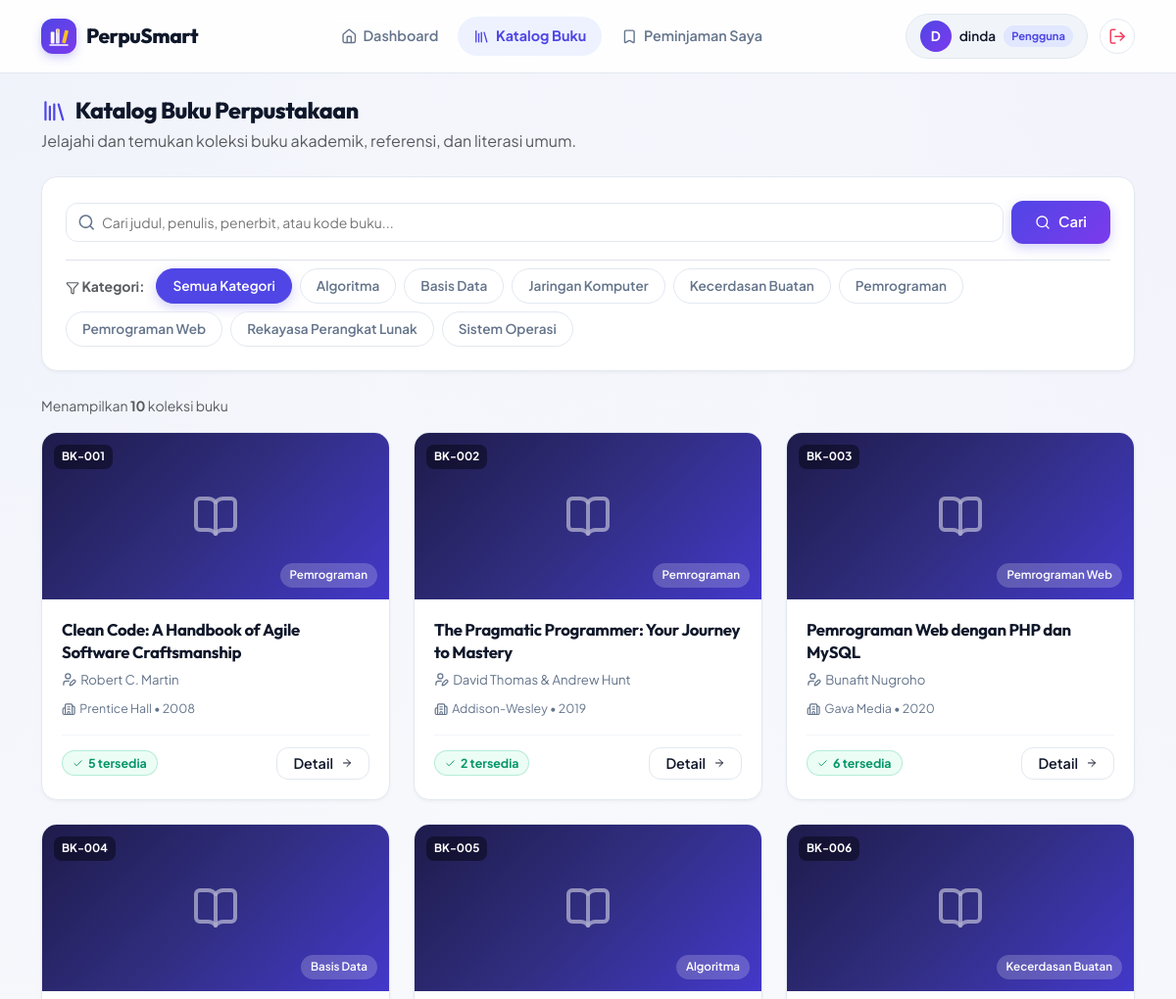
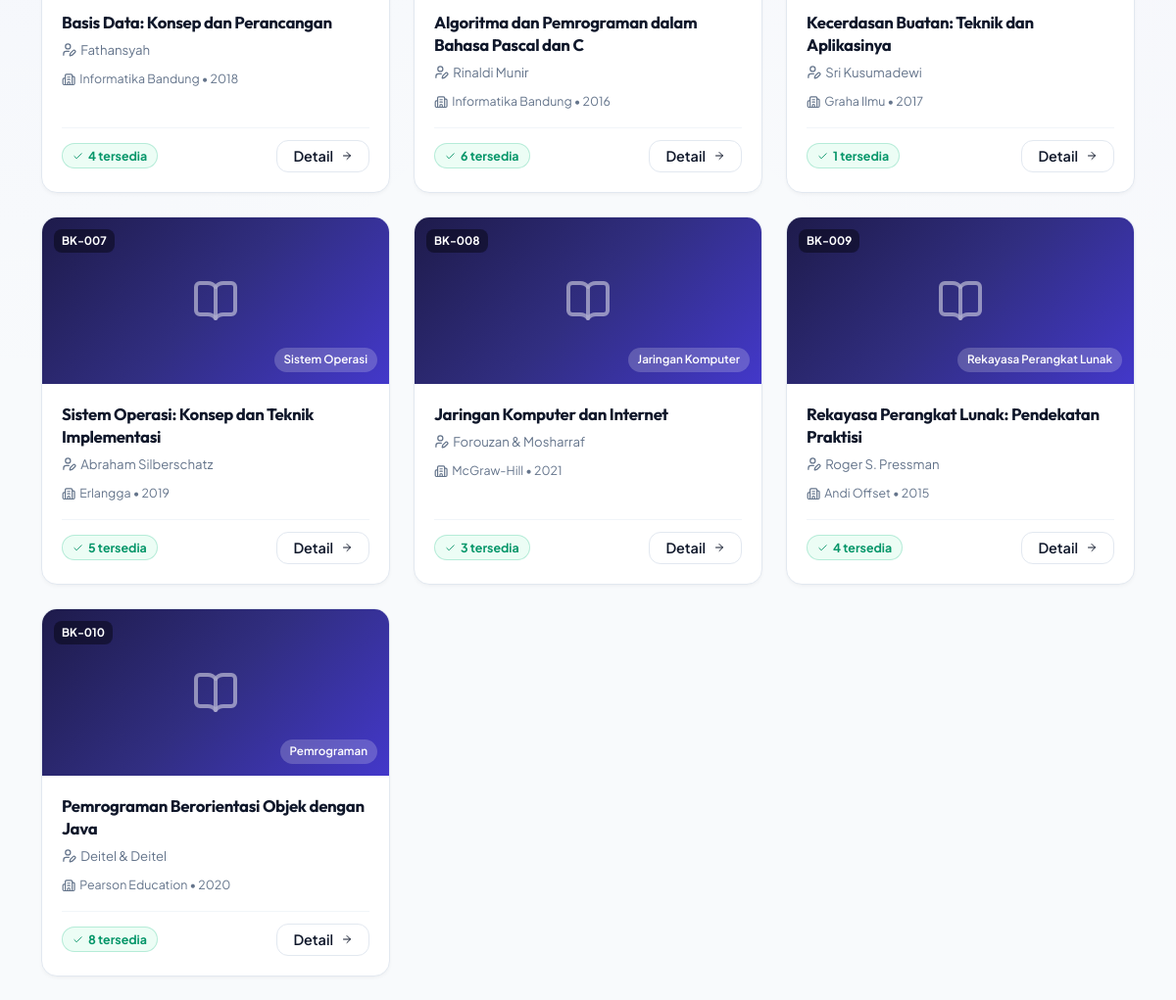
/index.php?page=user/buku (signed in), run on the app's committed database (2 pictures, top to bottom).
### tables this page shows
CREATE TABLE `buku` (
  `id` int(10) UNSIGNED NOT NULL,
  `kode_buku` varchar(20) NOT NULL,
  `judul` varchar(255) NOT NULL,
  `penulis` varchar(150) NOT NULL,
  `penerbit` varchar(150) NOT NULL,
  `tahun_terbit` year(4) NOT NULL,
  `kategori` varchar(100) NOT NULL,
  `stok` int(10) UNSIGNED NOT NULL DEFAULT 0,
  `deskripsi` text DEFAULT NULL,
  `cover_url` varchar(500) DEFAULT NULL,
  `created_at` timestamp NOT NULL DEFAULT current_timestamp(),
  `updated_at` timestamp NOT NULL DEFAULT current_timestamp() ON UPDATE current_timestamp()
);

### controllers/UserController.php (called while the page is built, shortened)
<?php
class UserController {
    private Buku $bukuModel;
    public function __construct() {
        $this->bukuModel = new Buku();
    }
    public function buku(): void {
        $search   = trim($_GET['search']   ?? '');
        $kategori = trim($_GET['kategori'] ?? '');
        if (!empty($search)) {
            $buku   = $this->bukuModel->search($search);
        } elseif (!empty($kategori)) {
            $buku   = $this->bukuModel->searchByKategori($kategori);
        } else {
            $buku   = $this->bukuModel->getAll();
        }
        $kategoris  = $this->bukuModel->getKategori();
        require_once BASE_PATH . '/views/user/buku/index.php';
    }
}

### config/config.php (called while the page is built, shortened)
<?php
function e(string $str): string {
    return htmlspecialchars($str, ENT_QUOTES | ENT_SUBSTITUTE, 'UTF-8');
}

### config/database.php (called while the page is built, shortened)
<?php
class Database {
    private static ?PDO $instance = null;
    public static function getInstance(): PDO {
        if (self::$instance === null) {
            $dsn = sprintf(
                'mysql:host=%s;port=%s;dbname=%s;charset=utf8mb4',
                DB_HOST, DB_PORT, DB_NAME
            );
            $options = [
                PDO::ATTR_ERRMODE            => PDO::ERRMODE_EXCEPTION,
                PDO::ATTR_DEFAULT_FETCH_MODE => PDO::FETCH_ASSOC,
                PDO::ATTR_EMULATE_PREPARES   => false,
                PDO::MYSQL_ATTR_INIT_COMMAND => "SET NAMES utf8mb4 COLLATE utf8mb4_unicode_ci",
            ];
            try {
                self::$instance = new PDO($dsn, DB_USER, DB_PASS, $options);
            } catch (PDOException $e) {
                http_response_code(500);
                die('<div style="font-family:sans-serif;padding:2rem;color:#c0392b;">
                    <h2>⚠ Koneksi Database Gagal</h2>
                    <p>' . htmlspecialchars($e->getMessage()) . '</p>
                    <p>Pastikan MySQL sudah berjalan dan konfigurasi di <code>config/config.php</code> sudah benar.</p>
                </div>');
            }
        }
        return self::$instance;
    }
}

### models/Buku.php (called while the page is built, shortened)
<?php
class Buku {
    private PDO $db;
    public function __construct() {
        $this->db = Database::getInstance();
    }
    public function getAll(int $limit = 0, int $offset = 0): array {
        $sql = "SELECT b.*,
                       (SELECT COUNT(*) FROM peminjaman p WHERE p.buku_id = b.id AND p.status IN ('dipinjam', 'terlambat')) AS total_dipinjam
                FROM buku b
                ORDER BY b.created_at DESC";
        return $this->db->query($sql)->fetchAll();
    }
    public function getKategori(): array {
        $stmt = $this->db->query('SELECT DISTINCT kategori FROM buku ORDER BY kategori ASC');
        return $stmt->fetchAll(PDO::FETCH_COLUMN);
    }
}

### views/user/buku/index.php (the view, shortened to what this page needs)
<?php require_once BASE_PATH . '/views/layouts/header.php'; ?>
<?php require_once BASE_PATH . '/views/layouts/navbar_user.php'; ?>
<div class="ps-user-layout">
    <div class="container-xl py-4">
        <div class="d-flex flex-column flex-md-row justify-content-between align-items-md-center gap-3 mb-4">
            <div>
                <h1 class="ps-page-title d-flex align-items-center gap-2 mb-1">
                    <i data-lucide="library" style="color:var(--ps-primary)"></i> Katalog Buku Perpustakaan
                </h1>
                <p class="text-muted mb-0">Jelajahi dan temukan koleksi buku akademik, referensi, dan literasi umum.</p>
            </div>
        </div>
        <div class="ps-card p-4 mb-4">
            <form action="" method="GET" class="mb-3">
                <div class="d-flex gap-2">
                    <div class="ps-search-wrap flex-grow-1">
                        <input type="text" name="search" id="searchInput" class="ps-search-input w-100 py-2"
                               placeholder="Cari judul, penulis, penerbit, atau kode buku..."
                               value="<?= e($_GET['search'] ?? '') ?>" autocomplete="off">
                    </div>
                    <button type="submit" class="ps-btn-primary px-4">
                        <i data-lucide="search"></i>
                        <span>Cari</span>
                    </button>
                </div>
            </form>
            <div class="d-flex align-items-center gap-2 flex-wrap pt-2 border-top">
                <span class="small fw-bold text-muted me-1"><i data-lucide="filter" style="width:14px;height:14px"></i> Kategori:</span>
                <a href="<?= BASE_URL ?>/index.php?page=user/buku<?= !empty($_GET['search']) ? '&search=' . urlencode($_GET['search']) : '' ?>"
                   class="ps-chip <?= empty($_GET['kategori']) ? 'active' : '' ?>">
                    Semua Kategori
                </a>
                <?php foreach ($kategoris as $kat): ?>
                    <a href="<?= BASE_URL ?>/index.php?page=user/buku&kategori=<?= urlencode($kat) ?><?= !empty($_GET['search']) ? '&search=' . urlencode($_GET['search']) : '' ?>"
                       class="ps-chip <?= ($_GET['kategori'] ?? '') === $kat ? 'active' : '' ?>">
                        <?= e($kat) ?>
                    </a>
                <?php endforeach; ?>
            </div>
        </div>
        <div class="d-flex justify-content-between align-items-center mb-3">
            <div class="small text-muted">
                <?php if (!empty($_GET['search'])): ?>
                    Hasil pencarian untuk <strong>"<?= e($_GET['search']) ?>"</strong>: <strong><?= count($buku) ?></strong> buku ditemukan
                <?php elseif (!empty($_GET['kategori'])): ?>
                    Kategori <strong>"<?= e($_GET['kategori']) ?>"</strong>: <strong><?= count($buku) ?></strong> buku
                <?php else: ?>
                    Menampilkan <strong><?= count($buku) ?></strong> koleksi buku
                <?php endif; ?>
            </div>
        </div>
        <?php if (empty($buku)): ?>
            <div class="ps-card text-center py-5">
                <div class="mb-3" style="color: var(--ps-text-sub);">
                    <i data-lucide="search-x" style="width: 54px; height: 54px;"></i>
                </div>
                <h4 class="fw-bold mb-2">Tidak Ada Buku Ditemukan</h4>
                <p class="text-muted mb-4">Coba gunakan kata kunci pencarian yang berbeda atau reset filter kategori.</p>
                <a href="<?= BASE_URL ?>/index.php?page=user/buku" class="ps-btn-primary d-inline-flex align-items-center gap-2">
                    <i data-lucide="rotate-ccw"></i> Tampilkan Semua Buku
                </a>
            </div>
        <?php else: ?>
            <div class="row g-4">
                <?php foreach ($buku as $b): ?>
                    <div class="col-12 col-md-6 col-lg-4">
                        <div class="ps-book-card h-100">
                            <div class="ps-book-card-cover">
                                <div class="ps-book-card-icon">
                                    <i data-lucide="book-open"></i>
                                </div>
                                <div class="ps-book-card-code"><?= e($b['kode_buku']) ?></div>
                                <div class="ps-book-card-category"><?= e($b['kategori']) ?></div>
                            </div>
                            <div class="ps-book-card-body">
                                <h4 class="ps-book-card-title"><?= e($b['judul']) ?></h4>
                                <p class="ps-book-card-author">
                                    <i data-lucide="user-pen"></i>
                                    <span><?= e($b['penulis']) ?></span>
                                </p>
                                <p class="ps-book-card-author" style="font-size:0.775rem; margin-top:-6px;">
                                    <i data-lucide="building-2"></i>
                                    <span><?= e($b['penerbit']) ?> &bull; <?= e($b['tahun_terbit']) ?></span>
                                </p>
                                <div class="ps-book-card-footer mt-auto">
                                    <?php if ($b['stok'] > 0): ?>
                                        <span class="ps-badge ps-badge-success">
                                            <i data-lucide="check" style="width:11px;height:11px"></i>
                                            <?= $b['stok'] ?> tersedia
                                        </span>
                                    <?php endif; ?>
                                    <a href="<?= BASE_URL ?>/index.php?page=user/buku/show&id=<?= $b['id'] ?>" class="ps-btn-ghost btn-sm py-1 px-3">
                                        Detail <i data-lucide="arrow-right" style="width:12px;height:12px"></i>
                                    </a>
                                </div>
                            </div>
                        </div>
                    </div>
                <?php endforeach; ?>
            </div>
        <?php endif; ?>
    </div>
</div>
<?php require_once BASE_PATH . '/views/layouts/footer.php'; ?>

### data on the page
buku: kode_buku "BK-001", kategori "Pemrograman", judul "Clean Code: A Handbook of Agile Software Craftsmanship", penulis "Robert C. Martin", penerbit "Prentice Hall", tahun_terbit "2008", stok "5"
buku: kode_buku "BK-002", kategori "Pemrograman", judul "The Pragmatic Programmer: Your Journey to Mastery", penulis "David Thomas & Andrew Hunt", penerbit "Addison-Wesley", tahun_terbit "2019", stok "2"
buku: kode_buku "BK-003", kategori "Pemrograman Web", judul "Pemrograman Web dengan PHP dan MySQL", penulis "Bunafit Nugroho", penerbit "Gava Media", tahun_terbit "2020", stok "6"
buku: kode_buku "BK-004", kategori "Basis Data", judul "Basis Data: Konsep dan Perancangan", penulis "Fathansyah", penerbit "Informatika Bandung", tahun_terbit "2018", stok "4"
buku: kode_buku "BK-005", kategori "Algoritma", judul "Algoritma dan Pemrograman dalam Bahasa Pascal dan C", penulis "Rinaldi Munir", penerbit "Informatika Bandung", tahun_terbit "2016", stok "6"
buku: kode_buku "BK-006", kategori "Kecerdasan Buatan", judul "Kecerdasan Buatan: Teknik dan Aplikasinya", penulis "Sri Kusumadewi", penerbit "Graha Ilmu", tahun_terbit "2017", stok "1"
buku: kode_buku "BK-007", kategori "Sistem Operasi", judul "Sistem Operasi: Konsep dan Teknik Implementasi", penulis "Abraham Silberschatz", penerbit "Erlangga", tahun_terbit "2019", stok "5"
buku: kode_buku "BK-008", kategori "Jaringan Komputer", judul "Jaringan Komputer dan Internet", penulis "Forouzan & Mosharraf", penerbit "McGraw-Hill", tahun_terbit "2021", stok "3"
buku: kode_buku "BK-009", kategori "Rekayasa Perangkat Lunak", judul "Rekayasa Perangkat Lunak: Pendekatan Praktisi", penulis "Roger S. Pressman", penerbit "Andi Offset", tahun_terbit "2015", stok "4"
buku: kode_buku "BK-010", kategori "Pemrograman", judul "Pemrograman Berorientasi Objek dengan Java", penulis "Deitel & Deitel", penerbit "Pearson Education", tahun_terbit "2020", stok "8"

### other printed values
substr($user['nama'], 0, 1) "D"
$user['nama'] "dinda"
$kat "Algoritma"
$kat "Basis Data"
$kat "Jaringan Komputer"
$kat "Kecerdasan Buatan"
$kat "Pemrograman"
$kat "Pemrograman Web"
$kat "Rekayasa Perangkat Lunak"
$kat "Sistem Operasi"
count($buku) "10"
